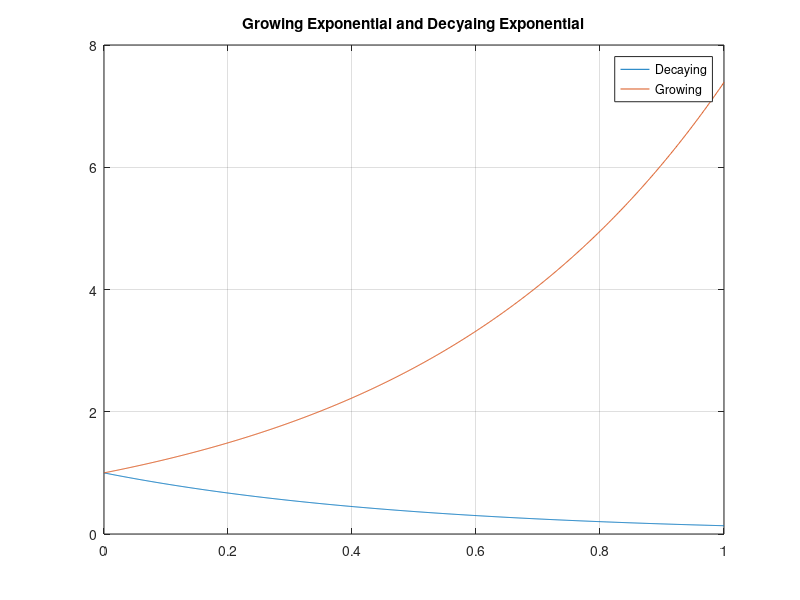

This figure's MATLAB source:
%Two plots for decaying and growing exponentials
x = 0:0.001:1;
k=2.0;
f=@(x,k)exp(-abs(k*x));
g=@(x,k)exp(abs(k*x));

%Plots the decaying exponential
figure(1);
plot(x,f(x,k));
hold on;
%Plots the growing exponential
plot(x,g(x,k));
grid;
title('Growing Exponential and Decyaing Exponential')
legend('Decaying', 'Growing');